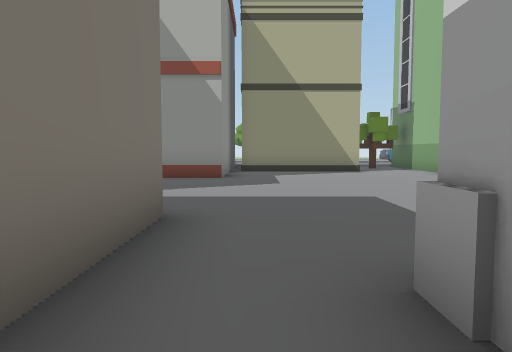
[1] (above)

24 first-person views from a walk through a scene from a Unity 3-D project. The camera is 1.3 m above the floor, tilts 4° down and sees 70° across. The floor is counted in squares, 2 m on a side. Each view is taken from the middle of a square. On the plan, view 1 faces up. The plan holds only what a view shows up to about 11 squares ahead; the rest is blank. The place goes on beyond the plan. The player is left out. Some animated figures are left out.

[2]
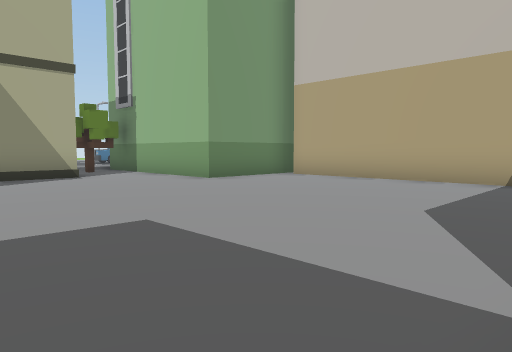

[3]
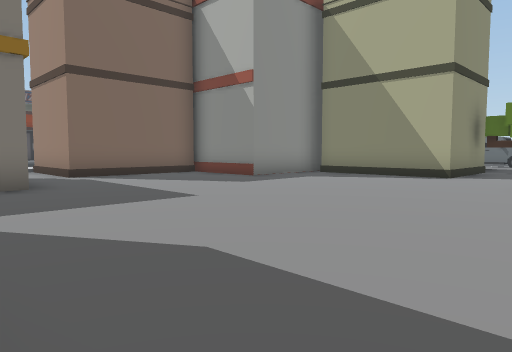

[4]
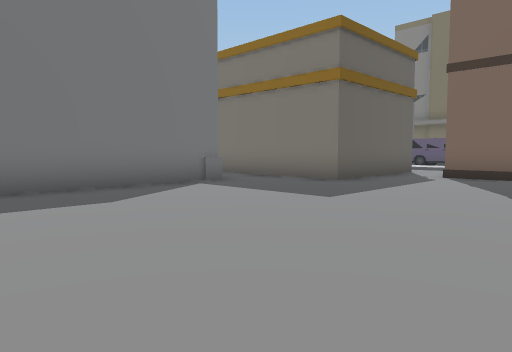

[5]
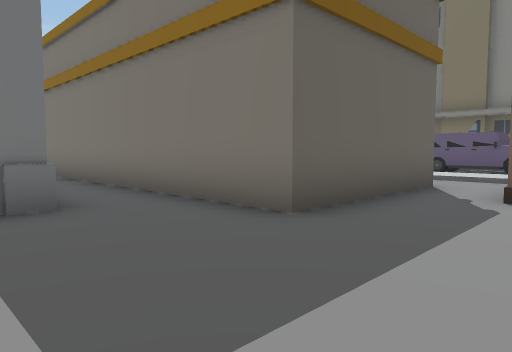

[6]
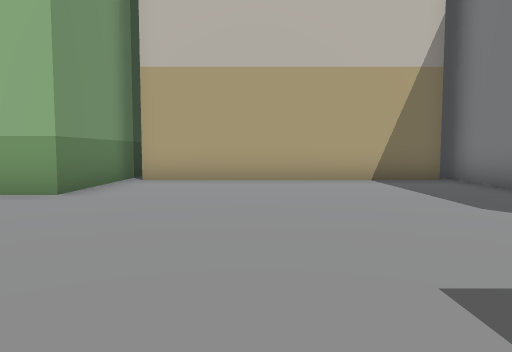

[7]
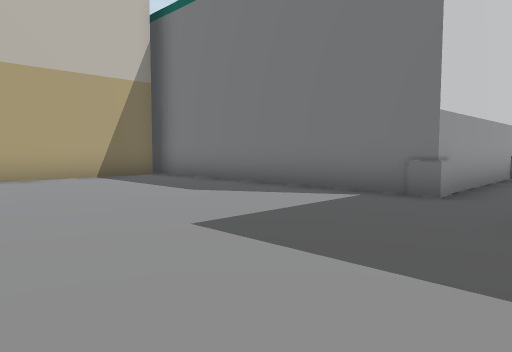

[8]
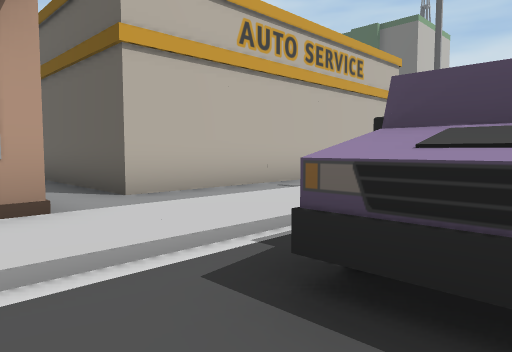

[9]
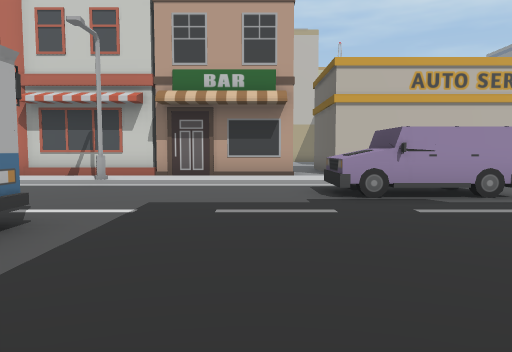

[10]
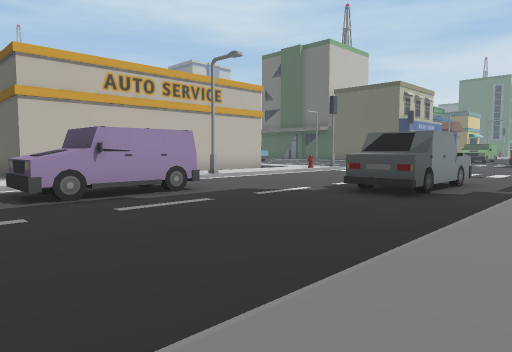

[11]
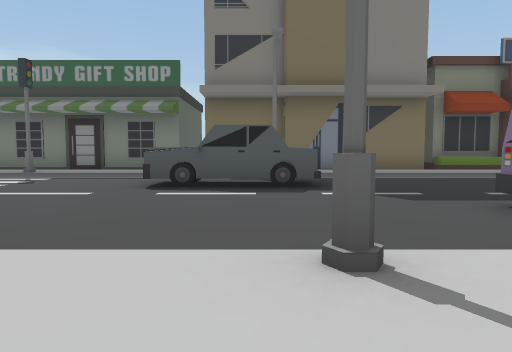

[12]
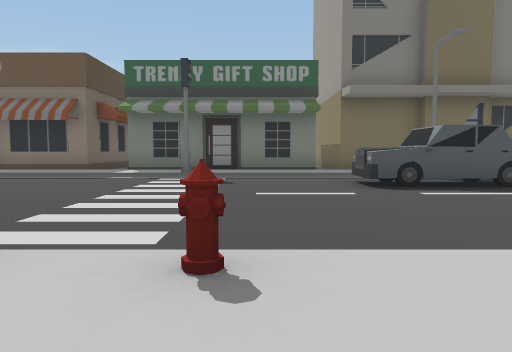

[13]
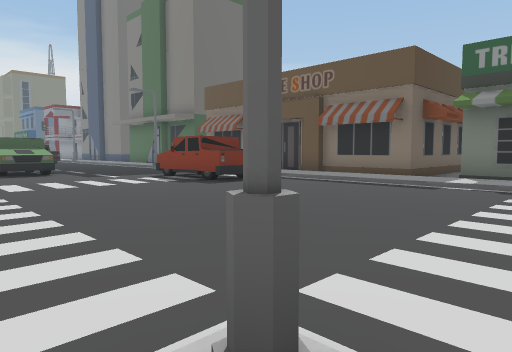

[14]
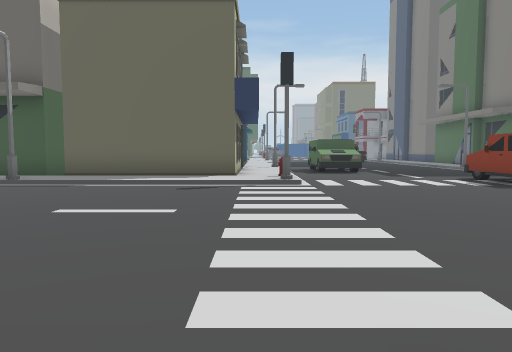

[15]
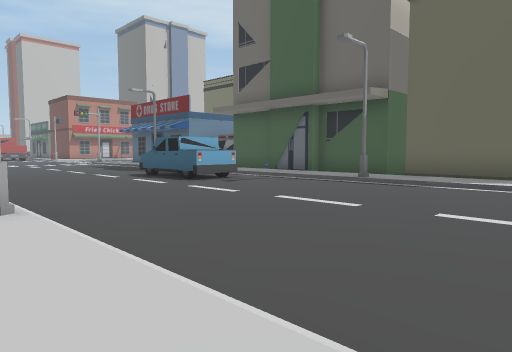

[16]
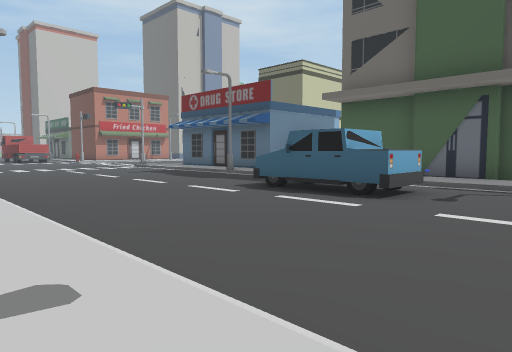

[17]
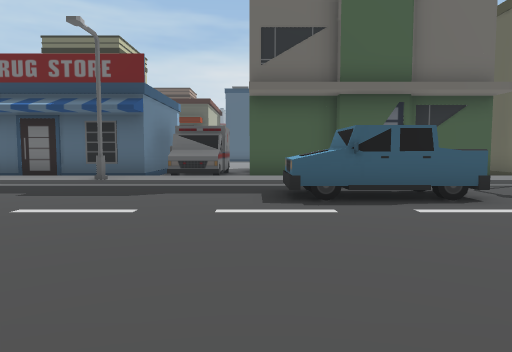

[18]
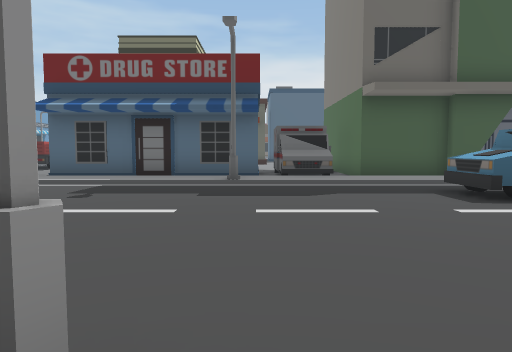

[19]
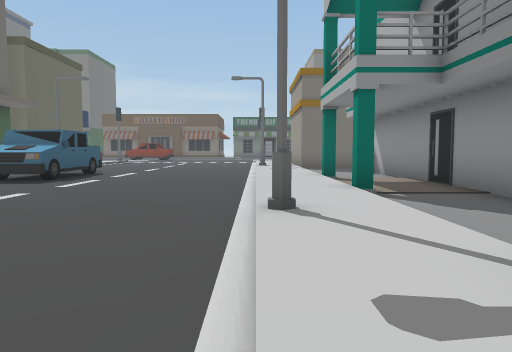

[20]
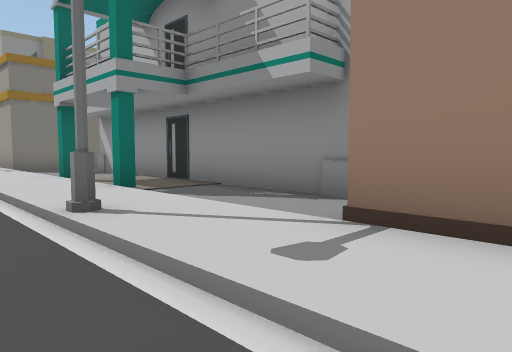

[21]
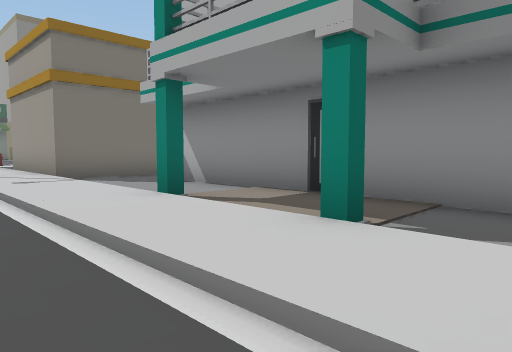

[22]
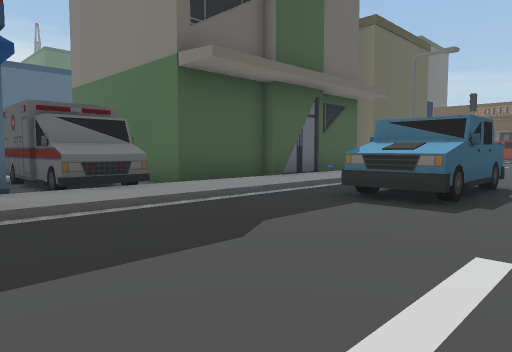

[23]
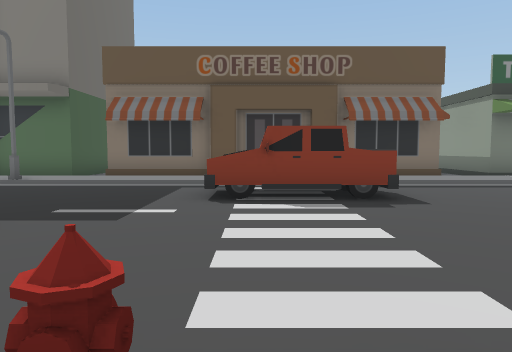

[24]
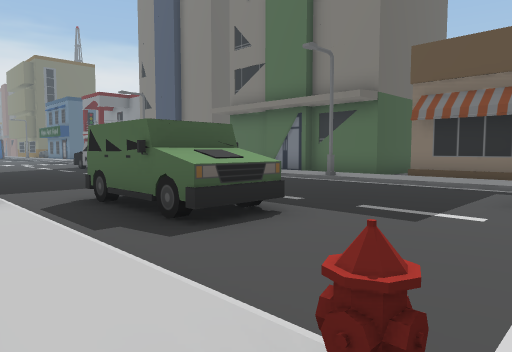

### Floor plan
Key: @ floor where view 1 was taken; # wall or solid block; . main floor; : floor 0.25 m higher than the main floor; / step, stairs or slope; ^ raised ledge; B building; T tree; S streetlight; C car; H hydrant; R truck; O other object.
Columns run from 18 left of view 1 to 12 right of it. Each row starts with its distance up from view 1.
 14                      B.
 13                      BTT
 12            :#        B..B
 11          ./:#    ^BBBB..B
 10         ..S:#    #......B
  9      O..../:#  ###......BBBB
  8     ....../:###...........B
  7    /....../:###...........B
  6  B:/....../:###...........B
  5  B:/....../:###...........B
  4  B:/....OO/:..............B
  3  B:/....OO/:.BBBBB........B
  2  B:/....OO :.B   B........BB
  1  B:/....../:.B   B.#######
  0  B /.C..../: B   B@#
 -1  B S.C....S:.B   B.#
 -2  B /CC..../: B   B.#
 -3  #:/.C..../  B   B.#########
 -4  #:/....../: B   B...........
 -5  #:/......H:.BBBBB....#.#....##
 -6  #:/....../::::::::::::::::::::
 -7  #:#......#//////S/////////S///
 -8 ##:/...........................
 -9 ..:/..........................
-10 ##:/.........................
-11  #:/..........................
-12  #:/................RRR........
-13  #:/RR..............R R........
-14  #  RR....///////S/////////S///
-15  #   R....H::::::::::::::::::::
-16  #:/ R..../:#####BBBBBBBOO#####
-17  #:/....../:#   #B     BOO#
-18  #:/....OO/:           B O
-19  #:/....OO/            B O
-20 BB:S..   O             B
-21  B:/.    ./            B
-22  B:/    ../
-23         ../
-24         ..
-25        ...
-26        ...
-27         ..

Where each view was taken, in squares from view 1:
view 1: 0 up, 0 right, facing up
view 2: 2 up, 0 right, facing up-right
view 3: 2 up, 6 right, facing up-left
view 4: 8 up, 6 right, facing down-left
view 5: 6 up, 2 right, facing down-left
view 6: 6 up, 0 right, facing right
view 7: 7 up, 1 left, facing down-right
view 8: 6 up, 10 left, facing down-right
view 9: 6 up, 16 left, facing right
view 10: 6 up, 16 left, facing down-right
view 11: 1 down, 6 left, facing left
view 12: 5 down, 6 left, facing left
view 13: 6 down, 7 left, facing down-left
view 14: 6 down, 7 left, facing down
view 15: 6 down, 6 left, facing down-right
view 16: 6 down, 1 left, facing down-right
view 17: 6 down, 5 right, facing down
view 18: 6 down, 8 right, facing down
view 19: 7 down, 12 right, facing left
view 20: 8 down, 12 right, facing up-left
view 21: 8 down, 8 right, facing up-left
view 22: 10 down, 9 right, facing down-left
view 23: 15 down, 7 left, facing left
view 24: 15 down, 7 left, facing down-left
